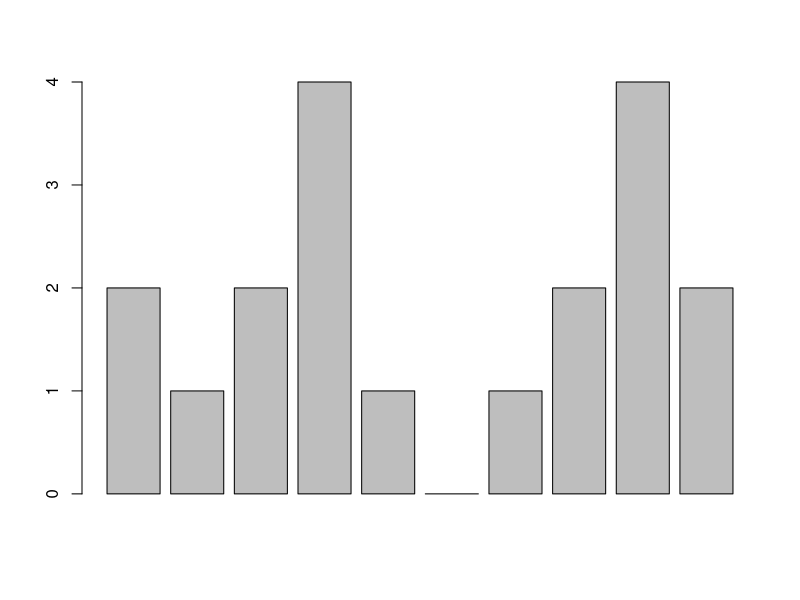

Reproduce this figure in R.
a=c("a","a","p","p","a","p","a")
c=c("red","blue","green","magenta","green","black","blue","black")
y=c(2,1,2,4,1,0,1,2,4,2)


table(a)
table(c)
table(y)
cbind(table(a))
rbind(table(a))
barplot(y)
x=rep(10,3)
d=rnorm(100,mean=5,sd=6)
e=ceiling(d)
cat(e)
m=ceiling(runif(50,0,100))
set.seed(09)
m
cat(m)
range(m)
breaks=seq(0,100,by=10)
breaks
m.cuts=cut(m,breaks)
m.cuts
m.table=table(m.cuts)
m.table
cbind(m.table)
m.table